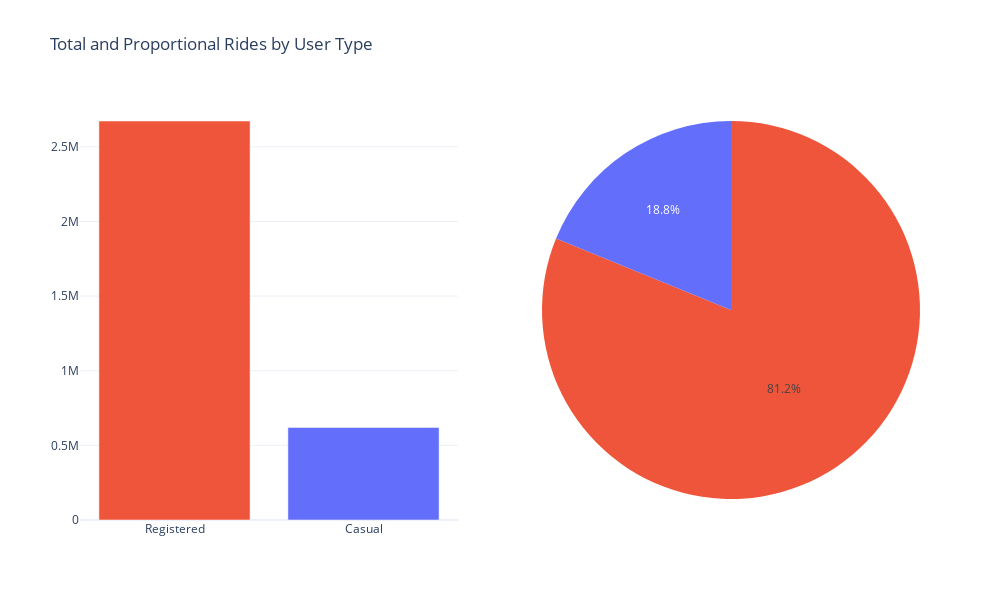

Notebook source saved alongside this figure:
### Markdown cell above
### Question 1

### Code cell
# Assuming dfd is a DataFrame with 'Registered' and 'Casual' columns
registered_sum = dfd['Registered'].sum()
casual_sum = dfd['Casual'].sum()

# Create a subplot with 1 row and 2 columns, with the first column being the bar chart and the second column being the pie chart
fig = make_subplots(
    rows=1, cols=2,
    specs=[[{"type": "bar"}, {"type": "pie"}]],
)

# Add bar chart to the first column
fig.add_trace(
    go.Bar(
        x=["Registered", "Casual"],
        y=[registered_sum, casual_sum],
        marker_color=["#EF553B", "#636EFA"],
        showlegend=False  # Hide legend for the bar chart
    ),
    row=1, col=1
)

# Add pie chart to the second column
fig.add_trace(
    go.Pie(
        labels=["Registered", "Casual"],
        values=[registered_sum, casual_sum],
        marker=dict(colors=["#EF553B", "#636EFA"]),
        showlegend=False  # Hide legend for the pie chart
    ),
    row=1, col=2
)

# Update layout for the figure
fig.update_layout(
    width=1000,  # Set the width of the plot
    height=600,  # Set the height of the plot
    title_text="Total and Proportional Rides by User Type",
    template="plotly_white"
)

# Show the plot
fig.show()

# Print the counts
print(f"Count of Registered Users: {registered_sum}")
print(f"Count of Casual Users: {casual_sum}")

### Figure 1 — Plotly figure (JSON) as saved in the notebook; plotly's stock layout.template omitted (floating-point values rounded to 4 significant figures)
{"data": [{"marker": {"color": ["#EF553B", "#636EFA"]}, "showlegend": false, "type": "bar", "x": ["Registered", "Casual"], "xaxis": "x", "y": [2672662, 620017], "yaxis": "y"}, {"domain": {"x": [0.55, 1], "y": [0, 1]}, "labels": ["Registered", "Casual"], "marker": {"colors": ["#EF553B", "#636EFA"]}, "showlegend": false, "type": "pie", "values": [2672662, 620017]}], "layout": {"height": 600, "title": {"text": "Total and Proportional Rides by User Type"}, "width": 1000, "xaxis": {"anchor": "y", "domain": [0, 0.45]}, "yaxis": {"anchor": "x", "domain": [0, 1]}}}
